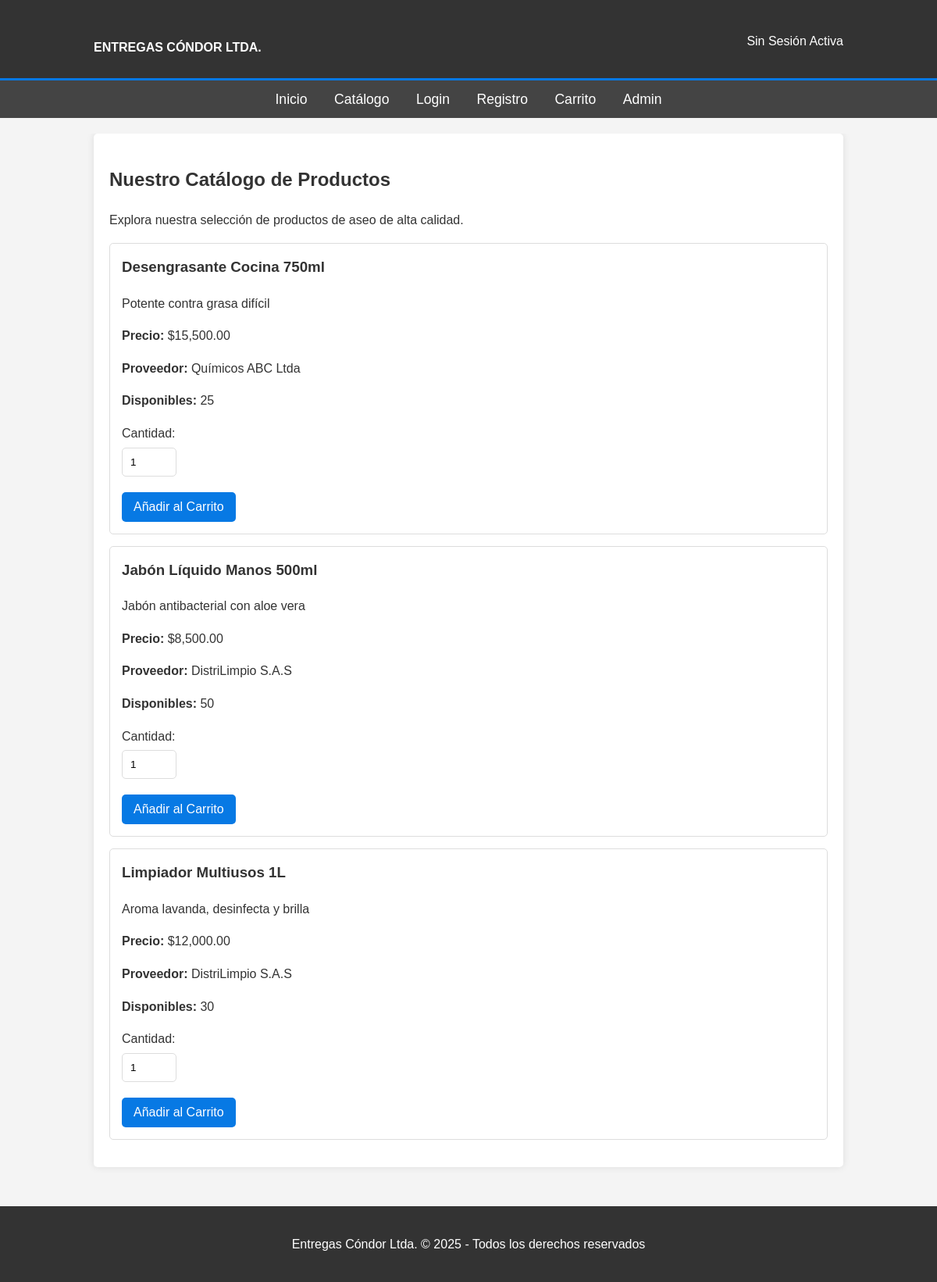
/catalogo.php, run on the app's committed database.
### tables this page shows
CREATE TABLE `producto` (
  `id_producto` int(11) NOT NULL,
  `nombre_producto` varchar(120) NOT NULL,
  `descripcion` text DEFAULT NULL,
  `precio` decimal(10,2) NOT NULL,
  `id_proveedor` int(11) NOT NULL,
  `fecha_creacion` datetime DEFAULT current_timestamp()
);

CREATE TABLE `proveedor` (
  `id_proveedor` int(11) NOT NULL,
  `nombre_proveedor` varchar(120) NOT NULL,
  `contacto` varchar(100) DEFAULT NULL,
  `telefono` varchar(20) DEFAULT NULL,
  `direccion` varchar(200) DEFAULT NULL,
  `fecha_creacion` datetime DEFAULT current_timestamp()
);

CREATE TABLE `inventario` (
  `id_producto` int(11) NOT NULL,
  `cantidad_disponible` int(11) NOT NULL DEFAULT 0,
  `fecha_actualizacion` datetime DEFAULT current_timestamp() ON UPDATE current_timestamp()
);

### catalogo.php (the view, shortened to what this page needs)
<?php
require_once __DIR__ . '/includes/header.php';
if (isset($_SESSION['admin_logged_in']) && $_SESSION['admin_logged_in'] === true) {
    require_once __DIR__ . '/includes/nav_admin.php';
} elseif (isset($_SESSION['cliente_id'])) {
    require_once __DIR__ . '/includes/nav_cliente.php';
} else {
    require_once __DIR__ . '/includes/nav_visitante.php';
}
?>
<div class="container">
    <div class="main-content">
        <h2>Nuestro Catálogo de Productos</h2>
        <p>Explora nuestra selección de productos de aseo de alta calidad.</p>
        <div class="product-list">
            <?php
            try {
                $stmt = $pdo->query("SELECT
                                        p.id_producto, p.nombre_producto, p.descripcion, p.precio,
                                        pr.nombre_proveedor,
                                        i.cantidad_disponible
                                    FROM Producto p
                                    JOIN Proveedor pr ON p.id_proveedor = pr.id_proveedor
                                    LEFT JOIN Inventario i ON p.id_producto = i.id_producto
                                    ORDER BY p.nombre_producto ASC");
                $productos = $stmt->fetchAll(PDO::FETCH_ASSOC);
                if ($productos) {
                    foreach ($productos as $producto) {
                        echo "<div class='product-item' id='producto-" . htmlspecialchars($producto['id_producto']) . "'>";
                        echo "<h3>" . htmlspecialchars($producto['nombre_producto']) . "</h3>";
                        echo "<p>" . nl2br(htmlspecialchars($producto['descripcion'] ?? 'Sin descripción detallada.')) . "</p>";
                        echo "<p><strong>Precio:</strong> $" . htmlspecialchars(number_format($producto['precio'], 2)) . "</p>";
                        echo "<p><strong>Proveedor:</strong> " . htmlspecialchars($producto['nombre_proveedor']) . "</p>";
                        $stock_disponible = (int)($producto['cantidad_disponible'] ?? 0);
                        echo "<p><strong>Disponibles:</strong> " . $stock_disponible . "</p>";
                        if ($stock_disponible > 0) {
                            echo "<form action='catalogo.php#producto-" . htmlspecialchars($producto['id_producto']) . "' method='post'>";
                            echo "<div>";
                            echo "<label for='cantidad-" . htmlspecialchars($producto['id_producto']) . "'>Cantidad:</label>";
                            echo "<input type='number' id='cantidad-" . htmlspecialchars($producto['id_producto']) . "' name='cantidad' value='1' min='1' max='" . $stock_disponible . "' style='width: 70px; margin-right: 10px;'>";
                            echo "<button type='submit' name='agregar_al_carrito'>Añadir al Carrito</button>";
                            echo "</div>";
                            echo "</form>";
                        } else {
                            echo "<p style='color: red;'>Producto agotado temporalmente.</p>";
                        }
                        echo "</div>";
                    }
                } else {
                    echo "<p>No hay productos disponibles en el catálogo en este momento.</p>";
                }
            } catch (PDOException $e) {
                echo "<p class='error'>Error al cargar el catálogo de productos: " . $e->getMessage() . "</p>";
                error_log("Error PDO en catalogo.php: " . $e->getMessage());
            }
            ?>
        </div>
    </div>
</div>
<?php
require_once __DIR__ . '/includes/footer.php';
?>

### css/style.css (style rules this page uses)
body { font-family: Arial, sans-serif; line-height: 1.6; margin: 0; padding: 0; background-color: #f4f4f4; color: #333; }
.container { width: 80%; margin: auto; overflow: hidden; padding: 0 20px; }
h1, h2, h3 { color: #333; }
.main-content { padding: 20px; background: #fff; margin-bottom: 20px; border-radius: 5px; box-shadow: 0 0 10px rgba(0,0,0,0.1); }
label { display: block; margin-bottom: 5px; }
input[type="text"], input[type="email"], input[type="password"], input[type="number"], textarea, select { width: calc(100% - 22px); padding: 10px; margin-bottom: 10px; border: 1px solid #ddd; border-radius: 5px; box-sizing: border-box; }
button, input[type="submit"] { display: block; background-color: #0779e4; color: white; padding: 10px 15px; border: none; border-radius: 5px; cursor: pointer; font-size: 16px; margin-top: 10px; }
.product-item { border: 1px solid #ddd; padding: 15px; margin-bottom: 15px; border-radius: 5px; background-color: #fff; }
.product-item h3 { margin-top: 0; }

### data on the page
producto: nombre_producto "Desengrasante Cocina 750ml", descripcion "Potente contra grasa difícil", precio "15,500.00", id_proveedor.nombre_proveedor "Químicos ABC Ltda", inventario.cantidad_disponible "25"
producto: nombre_producto "Jabón Líquido Manos 500ml", descripcion "Jabón antibacterial con aloe vera", precio "8,500.00", id_proveedor.nombre_proveedor "DistriLimpio S.A.S", inventario.cantidad_disponible "50", cantidad "1"
producto: nombre_producto "Limpiador Multiusos 1L", descripcion "Aroma lavanda, desinfecta y brilla", precio "12,000.00", id_proveedor.nombre_proveedor "DistriLimpio S.A.S", inventario.cantidad_disponible "30"
